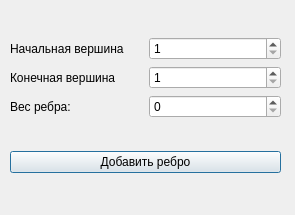
<?xml version="1.0" encoding="UTF-8"?>
<ui version="4.0">
 <class>NewEdgeForm</class>
 <widget class="QDialog" name="NewEdgeForm">
  <property name="geometry">
   <rect>
    <x>0</x>
    <y>0</y>
    <width>295</width>
    <height>215</height>
   </rect>
  </property>
  <property name="windowTitle">
   <string>Дабавить ребро</string>
  </property>
  <widget class="QWidget" name="layoutWidget">
   <property name="geometry">
    <rect>
     <x>10</x>
     <y>10</y>
     <width>271</width>
     <height>191</height>
    </rect>
   </property>
   <layout class="QVBoxLayout" name="verticalLayout_2">
    <item>
     <layout class="QVBoxLayout" name="verticalLayout">
      <item>
       <layout class="QHBoxLayout" name="horizontalLayout">
        <item>
         <widget class="QLabel" name="label">
          <property name="text">
           <string>Начальная вершина</string>
          </property>
         </widget>
        </item>
        <item>
         <widget class="QSpinBox" name="spin_source">
          <property name="minimum">
           <number>1</number>
          </property>
         </widget>
        </item>
       </layout>
      </item>
      <item>
       <layout class="QHBoxLayout" name="horizontalLayout_2">
        <item>
         <widget class="QLabel" name="label_2">
          <property name="text">
           <string>Конечная вершина</string>
          </property>
         </widget>
        </item>
        <item>
         <widget class="QSpinBox" name="spin_target">
          <property name="minimum">
           <number>1</number>
          </property>
         </widget>
        </item>
       </layout>
      </item>
      <item>
       <layout class="QHBoxLayout" name="horizontalLayout_3">
        <item>
         <widget class="QLabel" name="label_3">
          <property name="text">
           <string>Вес ребра: </string>
          </property>
         </widget>
        </item>
        <item>
         <widget class="QSpinBox" name="spin_weight"/>
        </item>
       </layout>
      </item>
     </layout>
    </item>
    <item>
     <widget class="QPushButton" name="button">
      <property name="text">
       <string>Добавить ребро</string>
      </property>
     </widget>
    </item>
   </layout>
  </widget>
 </widget>
 <resources/>
 <connections/>
</ui>
